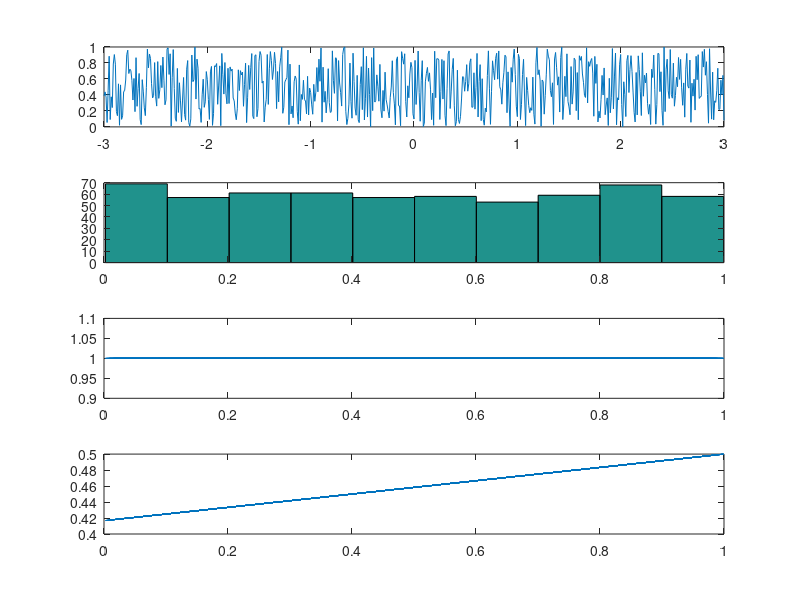

Source code (MATLAB):
close all;
clear all;
clc
m = menu('feladat','Uniform','Normal','Hazi');

if m == 1
   
    t = -3:0.01:3;
    x = rand (size (t))
    subplot(4,1,1)
    plot(t,x);
    a= -5;
    b=  7;
    x2=(b-a)*x+a;
    subplot(4,1,2)
    plot(x2,t);
    m1 = mean(x);
    m2 = (min(x)+max(x))/2;
    
    sz1=std(x);
    sz2=sqrt(((max(x)-min(x)^2))/12);
    
    m3 = mean(x2);
    m4 = (min(x2)+max(x2))/2;
    
    sz3=std(x2);
    sz4=sqrt(((max(x2)-min(x2)^2))/12);
    
    hist(x);
    
    px = unifpdf(x,0,1)
    subplot(4,1,3)
    plot(x,px);
    
    pc = unifcdf(x,a,b)
    subplot(4,1,4)
    plot(x,pc);
    
end    

if m == 2
    
    t = -3:0.01:3;
    x = randn (size (t))
    subplot(4,1,1);
    plot (t,x,'.');
    
    nu = 2;
    szigma = 3;
    y = szigma.*x+nu;
    subplot(4,1,2);
    plot(t,y,'.');
    
    m1 = mean(x);
    m2 = (min(x)+max(x))/2;
    
    sz1=std(x);
    sz2=sqrt(((max(x)-min(x)^2))/12);
    
    m3 = mean(y);
    m4 = (min(y)+max(y))/2;
    
    sz3=std(y);
    sz4=sqrt(((max(y)-min(y)^2))/12);
    hist(x);
    
    px = normpdf(y,0,1)
    subplot(4,1,3)
    plot(y,px,'.');
    
    pc = normcdf(y,0,1)
    subplot(4,1,4)
    plot(y,pc,'.');
end

if m == 3
    t=-5:0.01:10;
    x = randn (size (t))
    plot (t,x,'.');
    y1 = x.*1+0;
    y2 = x.*1+2;
    y3 = x.*0.8+2;
    y4 = x.*1.5+2;
    
    z1 = normpdf( y1, 0, 1);
    z2 = normpdf( y2, 2, 1);
    z3 = normpdf( y3, 2, 0.8);
    z4 = normpdf( y4, 2, 1.5);
    
    figure(2)
    plot(y1,z1,'.');
    hold on;
    plot(y2,z2,'.');
    plot(y3,z3,'.');
    plot(y4,z4,'.');
    
    z5 = normcdf( y1, 0, 1);
    z6 = normcdf( y2, 2, 1);
    z7 = normcdf( y3, 2, 0.8);
    z8 = normcdf( y4, 2, 1.5);
    
    figure(3)
    plot(y1,z5,'.');
    hold on;
    plot(y2,z6,'.');
    plot(y3,z7,'.');
    plot(y4,z8,'.');
    
end